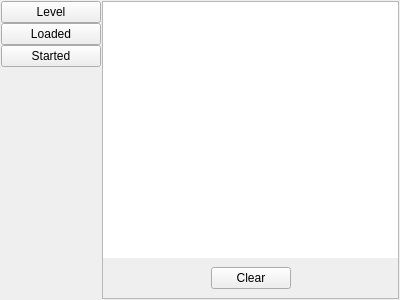
<?xml version="1.0" encoding="UTF-8"?>
<ui version="4.0">
 <class>consoleView</class>
 <widget class="QWidget" name="consoleView">
  <property name="geometry">
   <rect>
    <x>0</x>
    <y>0</y>
    <width>400</width>
    <height>300</height>
   </rect>
  </property>
  <property name="windowTitle">
   <string>Form</string>
  </property>
  <layout class="QGridLayout" name="gridLayout">
   <property name="leftMargin">
    <number>1</number>
   </property>
   <property name="topMargin">
    <number>1</number>
   </property>
   <property name="rightMargin">
    <number>1</number>
   </property>
   <property name="bottomMargin">
    <number>1</number>
   </property>
   <property name="spacing">
    <number>1</number>
   </property>
   <item row="0" column="0">
    <widget class="QFrame" name="consoleCmds">
     <property name="minimumSize">
      <size>
       <width>100</width>
       <height>0</height>
      </size>
     </property>
     <property name="maximumSize">
      <size>
       <width>100</width>
       <height>16777215</height>
      </size>
     </property>
     <property name="frameShape">
      <enum>QFrame::Shape::NoFrame</enum>
     </property>
     <property name="frameShadow">
      <enum>QFrame::Shadow::Raised</enum>
     </property>
     <property name="lineWidth">
      <number>1</number>
     </property>
     <layout class="QVBoxLayout" name="verticalLayout">
      <property name="spacing">
       <number>0</number>
      </property>
      <property name="leftMargin">
       <number>0</number>
      </property>
      <property name="topMargin">
       <number>0</number>
      </property>
      <property name="rightMargin">
       <number>0</number>
      </property>
      <property name="bottomMargin">
       <number>0</number>
      </property>
      <item>
       <widget class="QPushButton" name="levelButton">
        <property name="text">
         <string>Level</string>
        </property>
       </widget>
      </item>
      <item>
       <widget class="QPushButton" name="loadedButton">
        <property name="text">
         <string>Loaded</string>
        </property>
       </widget>
      </item>
      <item>
       <widget class="QPushButton" name="startedButton">
        <property name="text">
         <string>Started</string>
        </property>
       </widget>
      </item>
      <item>
       <spacer name="verticalSpacer">
        <property name="orientation">
         <enum>Qt::Orientation::Vertical</enum>
        </property>
        <property name="sizeHint" stdset="0">
         <size>
          <width>20</width>
          <height>193</height>
         </size>
        </property>
       </spacer>
      </item>
     </layout>
    </widget>
   </item>
   <item row="0" column="1">
    <widget class="QFrame" name="frameDisplay">
     <property name="frameShape">
      <enum>QFrame::Shape::StyledPanel</enum>
     </property>
     <property name="frameShadow">
      <enum>QFrame::Shadow::Raised</enum>
     </property>
     <layout class="QGridLayout" name="gridLayout_2">
      <property name="leftMargin">
       <number>0</number>
      </property>
      <property name="topMargin">
       <number>0</number>
      </property>
      <property name="rightMargin">
       <number>0</number>
      </property>
      <property name="bottomMargin">
       <number>0</number>
      </property>
      <property name="spacing">
       <number>0</number>
      </property>
      <item row="0" column="0">
       <widget class="QPlainTextEdit" name="outputs">
        <property name="frameShape">
         <enum>QFrame::Shape::NoFrame</enum>
        </property>
       </widget>
      </item>
      <item row="1" column="0">
       <widget class="QFrame" name="consoleFooter">
        <property name="minimumSize">
         <size>
          <width>0</width>
          <height>40</height>
         </size>
        </property>
        <property name="maximumSize">
         <size>
          <width>16777215</width>
          <height>40</height>
         </size>
        </property>
        <property name="frameShape">
         <enum>QFrame::Shape::NoFrame</enum>
        </property>
        <property name="frameShadow">
         <enum>QFrame::Shadow::Raised</enum>
        </property>
        <layout class="QHBoxLayout" name="horizontalLayout">
         <property name="spacing">
          <number>0</number>
         </property>
         <property name="leftMargin">
          <number>0</number>
         </property>
         <property name="topMargin">
          <number>0</number>
         </property>
         <property name="rightMargin">
          <number>0</number>
         </property>
         <property name="bottomMargin">
          <number>0</number>
         </property>
         <item>
          <spacer name="horizontalSpacer">
           <property name="orientation">
            <enum>Qt::Orientation::Horizontal</enum>
           </property>
           <property name="sizeHint" stdset="0">
            <size>
             <width>88</width>
             <height>17</height>
            </size>
           </property>
          </spacer>
         </item>
         <item>
          <widget class="QPushButton" name="clearButton">
           <property name="text">
            <string>Clear</string>
           </property>
          </widget>
         </item>
         <item>
          <spacer name="horizontalSpacer_2">
           <property name="orientation">
            <enum>Qt::Orientation::Horizontal</enum>
           </property>
           <property name="sizeHint" stdset="0">
            <size>
             <width>87</width>
             <height>17</height>
            </size>
           </property>
          </spacer>
         </item>
        </layout>
       </widget>
      </item>
     </layout>
    </widget>
   </item>
  </layout>
 </widget>
 <resources/>
 <connections/>
</ui>
